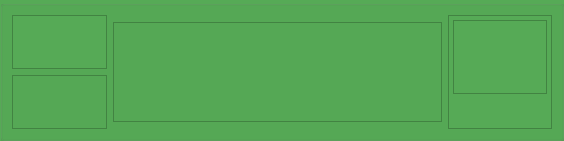
       <widget class="QGroupBox" name="groupBox5" >
        <property name="sizePolicy" >
         <sizepolicy>
          <hsizetype>0</hsizetype>
          <vsizetype>0</vsizetype>
          <horstretch>0</horstretch>
          <verstretch>0</verstretch>
         </sizepolicy>
        </property>
        <property name="palette" >
         <palette>
          <active>
           <colorrole role="WindowText" >
            <brush brushstyle="SolidPattern" >
             <color alpha="255" >
              <red>0</red>
              <green>0</green>
              <blue>0</blue>
             </color>
            </brush>
           </colorrole>
           <colorrole role="Button" >
            <brush brushstyle="SolidPattern" >
             <color alpha="255" >
              <red>221</red>
              <green>223</green>
              <blue>228</blue>
             </color>
            </brush>
           </colorrole>
           <colorrole role="Light" >
            <brush brushstyle="SolidPattern" >
             <color alpha="255" >
              <red>255</red>
              <green>255</green>
              <blue>255</blue>
             </color>
            </brush>
           </colorrole>
           <colorrole role="Midlight" >
            <brush brushstyle="SolidPattern" >
             <color alpha="255" >
              <red>255</red>
              <green>255</green>
              <blue>255</blue>
             </color>
            </brush>
           </colorrole>
           <colorrole role="Dark" >
            <brush brushstyle="SolidPattern" >
             <color alpha="255" >
              <red>85</red>
              <green>85</green>
              <blue>85</blue>
             </color>
            </brush>
           </colorrole>
           <colorrole role="Mid" >
            <brush brushstyle="SolidPattern" >
             <color alpha="255" >
              <red>199</red>
              <green>199</green>
              <blue>199</blue>
             </color>
            </brush>
           </colorrole>
           <colorrole role="Text" >
            <brush brushstyle="SolidPattern" >
             <color alpha="255" >
              <red>0</red>
              <green>0</green>
              <blue>0</blue>
             </color>
            </brush>
           </colorrole>
           <colorrole role="BrightText" >
            <brush brushstyle="SolidPattern" >
             <color alpha="255" >
              <red>255</red>
              <green>255</green>
              <blue>255</blue>
             </color>
            </brush>
           </colorrole>
           <colorrole role="ButtonText" >
            <brush brushstyle="SolidPattern" >
             <color alpha="255" >
              <red>0</red>
              <green>0</green>
              <blue>0</blue>
             </color>
            </brush>
           </colorrole>
           <colorrole role="Base" >
            <brush brushstyle="SolidPattern" >
             <color alpha="255" >
              <red>255</red>
              <green>255</green>
              <blue>255</blue>
             </color>
            </brush>
           </colorrole>
           <colorrole role="Window" >
            <brush brushstyle="SolidPattern" >
             <color alpha="255" >
              <red>86</red>
              <green>170</green>
              <blue>86</blue>
             </color>
            </brush>
           </colorrole>
           <colorrole role="Shadow" >
            <brush brushstyle="SolidPattern" >
             <color alpha="255" >
              <red>0</red>
              <green>0</green>
              <blue>0</blue>
             </color>
            </brush>
           </colorrole>
           <colorrole role="Highlight" >
            <brush brushstyle="SolidPattern" >
             <color alpha="255" >
              <red>103</red>
              <green>141</green>
              <blue>178</blue>
             </color>
            </brush>
           </colorrole>
           <colorrole role="HighlightedText" >
            <brush brushstyle="SolidPattern" >
             <color alpha="255" >
              <red>255</red>
              <green>255</green>
              <blue>255</blue>
             </color>
            </brush>
           </colorrole>
           <colorrole role="Link" >
            <brush brushstyle="SolidPattern" >
             <color alpha="255" >
              <red>0</red>
              <green>0</green>
              <blue>238</blue>
             </color>
            </brush>
           </colorrole>
           <colorrole role="LinkVisited" >
            <brush brushstyle="SolidPattern" >
             <color alpha="255" >
              <red>82</red>
              <green>24</green>
              <blue>139</blue>
             </color>
            </brush>
           </colorrole>
           <colorrole role="AlternateBase" >
            <brush brushstyle="SolidPattern" >
             <color alpha="255" >
              <red>232</red>
              <green>232</green>
              <blue>232</blue>
             </color>
            </brush>
           </colorrole>
          </active>
          <inactive>
           <colorrole role="WindowText" >
            <brush brushstyle="SolidPattern" >
             <color alpha="255" >
              <red>0</red>
              <green>0</green>
              <blue>0</blue>
             </color>
            </brush>
           </colorrole>
           <colorrole role="Button" >
            <brush brushstyle="SolidPattern" >
             <color alpha="255" >
              <red>221</red>
              <green>223</green>
              <blue>228</blue>
             </color>
            </brush>
           </colorrole>
           <colorrole role="Light" >
            <brush brushstyle="SolidPattern" >
             <color alpha="255" >
              <red>255</red>
              <green>255</green>
              <blue>255</blue>
             </color>
            </brush>
           </colorrole>
           <colorrole role="Midlight" >
            <brush brushstyle="SolidPattern" >
             <color alpha="255" >
              <red>255</red>
              <green>255</green>
              <blue>255</blue>
             </color>
            </brush>
           </colorrole>
           <colorrole role="Dark" >
            <brush brushstyle="SolidPattern" >
             <color alpha="255" >
              <red>85</red>
              <green>85</green>
              <blue>85</blue>
             </color>
            </brush>
           </colorrole>
           <colorrole role="Mid" >
            <brush brushstyle="SolidPattern" >
             <color alpha="255" >
              <red>199</red>
              <green>199</green>
              <blue>199</blue>
             </color>
            </brush>
           </colorrole>
           <colorrole role="Text" >
            <brush brushstyle="SolidPattern" >
             <color alpha="255" >
              <red>0</red>
              <green>0</green>
              <blue>0</blue>
             </color>
            </brush>
           </colorrole>
           <colorrole role="BrightText" >
            <brush brushstyle="SolidPattern" >
             <color alpha="255" >
              <red>255</red>
              <green>255</green>
              <blue>255</blue>
             </color>
            </brush>
           </colorrole>
           <colorrole role="ButtonText" >
            <brush brushstyle="SolidPattern" >
             <color alpha="255" >
              <red>0</red>
              <green>0</green>
              <blue>0</blue>
             </color>
            </brush>
           </colorrole>
           <colorrole role="Base" >
            <brush brushstyle="SolidPattern" >
             <color alpha="255" >
              <red>255</red>
              <green>255</green>
              <blue>255</blue>
             </color>
            </brush>
           </colorrole>
           <colorrole role="Window" >
            <brush brushstyle="SolidPattern" >
             <color alpha="255" >
              <red>86</red>
              <green>170</green>
              <blue>86</blue>
             </color>
            </brush>
           </colorrole>
           <colorrole role="Shadow" >
            <brush brushstyle="SolidPattern" >
             <color alpha="255" >
              <red>0</red>
              <green>0</green>
              <blue>0</blue>
             </color>
            </brush>
           </colorrole>
           <colorrole role="Highlight" >
            <brush brushstyle="SolidPattern" >
             <color alpha="255" >
              <red>103</red>
              <green>141</green>
              <blue>178</blue>
             </color>
            </brush>
           </colorrole>
           <colorrole role="HighlightedText" >
            <brush brushstyle="SolidPattern" >
             <color alpha="255" >
              <red>255</red>
              <green>255</green>
              <blue>255</blue>
             </color>
            </brush>
           </colorrole>
           <colorrole role="Link" >
            <brush brushstyle="SolidPattern" >
             <color alpha="255" >
              <red>0</red>
              <green>0</green>
              <blue>238</blue>
             </color>
            </brush>
           </colorrole>
           <colorrole role="LinkVisited" >
            <brush brushstyle="SolidPattern" >
             <color alpha="255" >
              <red>82</red>
              <green>24</green>
              <blue>139</blue>
             </color>
            </brush>
           </colorrole>
           <colorrole role="AlternateBase" >
            <brush brushstyle="SolidPattern" >
             <color alpha="255" >
              <red>232</red>
              <green>232</green>
              <blue>232</blue>
             </color>
            </brush>
           </colorrole>
          </inactive>
          <disabled>
           <colorrole role="WindowText" >
            <brush brushstyle="SolidPattern" >
             <color alpha="255" >
              <red>128</red>
              <green>128</green>
              <blue>128</blue>
             </color>
            </brush>
           </colorrole>
           <colorrole role="Button" >
            <brush brushstyle="SolidPattern" >
             <color alpha="255" >
              <red>221</red>
              <green>223</green>
              <blue>228</blue>
             </color>
            </brush>
           </colorrole>
           <colorrole role="Light" >
            <brush brushstyle="SolidPattern" >
             <color alpha="255" >
              <red>255</red>
              <green>255</green>
              <blue>255</blue>
             </color>
            </brush>
           </colorrole>
           <colorrole role="Midlight" >
            <brush brushstyle="SolidPattern" >
             <color alpha="255" >
              <red>255</red>
              <green>255</green>
              <blue>255</blue>
             </color>
            </brush>
           </colorrole>
           <colorrole role="Dark" >
            <brush brushstyle="SolidPattern" >
             <color alpha="255" >
              <red>85</red>
              <green>85</green>
              <blue>85</blue>
             </color>
            </brush>
           </colorrole>
           <colorrole role="Mid" >
            <brush brushstyle="SolidPattern" >
             <color alpha="255" >
              <red>199</red>
              <green>199</green>
              <blue>199</blue>
             </color>
            </brush>
           </colorrole>
           <colorrole role="Text" >
            <brush brushstyle="SolidPattern" >
             <color alpha="255" >
              <red>199</red>
              <green>199</green>
              <blue>199</blue>
             </color>
            </brush>
           </colorrole>
           <colorrole role="BrightText" >
            <brush brushstyle="SolidPattern" >
             <color alpha="255" >
              <red>255</red>
              <green>255</green>
              <blue>255</blue>
             </color>
            </brush>
           </colorrole>
           <colorrole role="ButtonText" >
            <brush brushstyle="SolidPattern" >
             <color alpha="255" >
              <red>128</red>
              <green>128</green>
              <blue>128</blue>
             </color>
            </brush>
           </colorrole>
           <colorrole role="Base" >
            <brush brushstyle="SolidPattern" >
             <color alpha="255" >
              <red>86</red>
              <green>170</green>
              <blue>86</blue>
             </color>
            </brush>
           </colorrole>
           <colorrole role="Window" >
            <brush brushstyle="SolidPattern" >
             <color alpha="255" >
              <red>86</red>
              <green>170</green>
              <blue>86</blue>
             </color>
            </brush>
           </colorrole>
           <colorrole role="Shadow" >
            <brush brushstyle="SolidPattern" >
             <color alpha="255" >
              <red>0</red>
              <green>0</green>
              <blue>0</blue>
             </color>
            </brush>
           </colorrole>
           <colorrole role="Highlight" >
            <brush brushstyle="SolidPattern" >
             <color alpha="255" >
              <red>86</red>
              <green>117</green>
              <blue>148</blue>
             </color>
            </brush>
           </colorrole>
           <colorrole role="HighlightedText" >
            <brush brushstyle="SolidPattern" >
             <color alpha="255" >
              <red>255</red>
              <green>255</green>
              <blue>255</blue>
             </color>
            </brush>
           </colorrole>
           <colorrole role="Link" >
            <brush brushstyle="SolidPattern" >
             <color alpha="255" >
              <red>0</red>
              <green>0</green>
              <blue>238</blue>
             </color>
            </brush>
           </colorrole>
           <colorrole role="LinkVisited" >
            <brush brushstyle="SolidPattern" >
             <color alpha="255" >
              <red>82</red>
              <green>24</green>
              <blue>139</blue>
             </color>
            </brush>
           </colorrole>
           <colorrole role="AlternateBase" >
            <brush brushstyle="SolidPattern" >
             <color alpha="255" >
              <red>232</red>
              <green>232</green>
              <blue>232</blue>
             </color>
            </brush>
           </colorrole>
          </disabled>
         </palette>
        </property>
        <property name="autoFillBackground" >
         <bool>true</bool>
        </property>
        <property name="title" >
         <string/>
        </property>
        <layout class="QGridLayout" >
         <property name="margin" >
          <number>9</number>
         </property>
         <property name="spacing" >
          <number>6</number>
         </property>
         <item row="0" column="2" >
          <widget class="QFrame" name="frame_4" >
           <property name="sizePolicy" >
            <sizepolicy>
             <hsizetype>0</hsizetype>
             <vsizetype>0</vsizetype>
             <horstretch>0</horstretch>
             <verstretch>0</verstretch>
            </sizepolicy>
           </property>
           <property name="minimumSize" >
            <size>
             <width>104</width>
             <height>114</height>
            </size>
           </property>
           <property name="autoFillBackground" >
            <bool>true</bool>
           </property>
           <property name="frameShape" >
            <enum>QFrame::StyledPanel</enum>
           </property>
           <property name="frameShadow" >
            <enum>QFrame::Raised</enum>
           </property>
           <layout class="QGridLayout" >
            <property name="margin" >
             <number>4</number>
            </property>
            <property name="spacing" >
             <number>4</number>
            </property>
            <item row="0" column="0" >
             <widget class="QFrame" name="frame_Pot" >
              <property name="autoFillBackground" >
               <bool>true</bool>
              </property>
              <property name="frameShape" >
               <enum>QFrame::StyledPanel</enum>
              </property>
              <property name="frameShadow" >
               <enum>QFrame::Raised</enum>
              </property>
              <layout class="QGridLayout" >
               <property name="margin" >
                <number>4</number>
               </property>
               <property name="spacing" >
                <number>0</number>
               </property>
               <item row="0" column="0" >
                <widget class="QLabel" name="label_Pot" >
                 <property name="minimumSize" >
                  <size>
                   <width>0</width>
                   <height>30</height>
                  </size>
                 </property>
                 <property name="maximumSize" >
                  <size>
                   <width>16777215</width>
                   <height>30</height>
                  </size>
                 </property>
                 <property name="autoFillBackground" >
                  <bool>true</bool>
                 </property>
                 <property name="text" >
                  <string/>
                 </property>
                </widget>
               </item>
               <item row="1" column="0" >
                <widget class="QLabel" name="textLabel_Pot" >
                 <property name="minimumSize" >
                  <size>
                   <width>0</width>
                   <height>25</height>
                  </size>
                 </property>
                 <property name="maximumSize" >
                  <size>
                   <width>16777215</width>
                   <height>25</height>
                  </size>
                 </property>
                 <property name="autoFillBackground" >
                  <bool>true</bool>
                 </property>
                </widget>
               </item>
              </layout>
             </widget>
            </item>
            <item row="1" column="0" >
             <layout class="QHBoxLayout" >
              <property name="margin" >
               <number>0</number>
              </property>
              <property name="spacing" >
               <number>4</number>
              </property>
              <item>
               <widget class="QLabel" name="label_Sets" >
                <property name="minimumSize" >
                 <size>
                  <width>0</width>
                  <height>26</height>
                 </size>
                </property>
                <property name="maximumSize" >
                 <size>
                  <width>16777215</width>
                  <height>26</height>
                 </size>
                </property>
               </widget>
              </item>
              <item>
               <widget class="QLabel" name="textLabel_Sets" >
                <property name="minimumSize" >
                 <size>
                  <width>0</width>
                  <height>26</height>
                 </size>
                </property>
                <property name="maximumSize" >
                 <size>
                  <width>16777215</width>
                  <height>26</height>
                 </size>
                </property>
               </widget>
              </item>
             </layout>
            </item>
           </layout>
          </widget>
         </item>
         <item row="0" column="1" >
          <widget class="QFrame" name="frame_5" >
           <property name="sizePolicy" >
            <sizepolicy>
             <hsizetype>0</hsizetype>
             <vsizetype>0</vsizetype>
             <horstretch>0</horstretch>
             <verstretch>0</verstretch>
            </sizepolicy>
           </property>
           <property name="frameShape" >
            <enum>QFrame::StyledPanel</enum>
           </property>
           <property name="frameShadow" >
            <enum>QFrame::Raised</enum>
           </property>
           <layout class="QGridLayout" >
            <property name="margin" >
             <number>9</number>
            </property>
            <property name="spacing" >
             <number>6</number>
            </property>
            <item row="0" column="4" >
             <widget class="QLabel" name="pixmapLabel_cardBoard4" >
              <property name="minimumSize" >
               <size>
                <width>57</width>
                <height>80</height>
               </size>
              </property>
              <property name="maximumSize" >
               <size>
                <width>57</width>
                <height>80</height>
               </size>
              </property>
              <property name="text" >
               <string/>
              </property>
             </widget>
            </item>
            <item row="0" column="3" >
             <widget class="QLabel" name="pixmapLabel_cardBoard3" >
              <property name="minimumSize" >
               <size>
                <width>57</width>
                <height>80</height>
               </size>
              </property>
              <property name="maximumSize" >
               <size>
                <width>57</width>
                <height>80</height>
               </size>
              </property>
              <property name="text" >
               <string/>
              </property>
             </widget>
            </item>
            <item row="0" column="2" >
             <widget class="QLabel" name="pixmapLabel_cardBoard2" >
              <property name="minimumSize" >
               <size>
                <width>57</width>
                <height>80</height>
               </size>
              </property>
              <property name="maximumSize" >
               <size>
                <width>57</width>
                <height>80</height>
               </size>
              </property>
              <property name="text" >
               <string/>
              </property>
             </widget>
            </item>
            <item row="0" column="1" >
             <widget class="QLabel" name="pixmapLabel_cardBoard1" >
              <property name="minimumSize" >
               <size>
                <width>57</width>
                <height>80</height>
               </size>
              </property>
              <property name="maximumSize" >
               <size>
                <width>57</width>
                <height>80</height>
               </size>
              </property>
              <property name="text" >
               <string/>
              </property>
             </widget>
            </item>
            <item row="0" column="0" >
             <widget class="QLabel" name="pixmapLabel_cardBoard0" >
              <property name="minimumSize" >
               <size>
                <width>57</width>
                <height>80</height>
               </size>
              </property>
              <property name="maximumSize" >
               <size>
                <width>57</width>
                <height>80</height>
               </size>
              </property>
              <property name="text" >
               <string/>
              </property>
             </widget>
            </item>
           </layout>
          </widget>
         </item>
         <item row="0" column="0" >
          <layout class="QGridLayout" >
           <property name="margin" >
            <number>0</number>
           </property>
           <property name="spacing" >
            <number>6</number>
           </property>
           <item row="1" column="0" >
            <widget class="QFrame" name="frame_11" >
             <property name="minimumSize" >
              <size>
               <width>95</width>
               <height>16</height>
              </size>
             </property>
             <property name="frameShape" >
              <enum>QFrame::StyledPanel</enum>
             </property>
             <property name="frameShadow" >
              <enum>QFrame::Raised</enum>
             </property>
             <layout class="QGridLayout" >
              <property name="margin" >
               <number>2</number>
              </property>
              <property name="spacing" >
               <number>0</number>
              </property>
              <item rowspan="2" row="0" column="0" >
               <widget class="QLabel" name="textLabel_gameNumber" />
              </item>
             </layout>
            </widget>
           </item>
           <item row="0" column="0" >
            <widget class="QFrame" name="frame_handLabel" >
             <property name="minimumSize" >
              <size>
               <width>95</width>
               <height>36</height>
              </size>
             </property>
             <property name="autoFillBackground" >
              <bool>true</bool>
             </property>
             <property name="frameShape" >
              <enum>QFrame::StyledPanel</enum>
             </property>
             <property name="frameShadow" >
              <enum>QFrame::Raised</enum>
             </property>
             <layout class="QGridLayout" >
              <property name="margin" >
               <number>3</number>
              </property>
              <property name="spacing" >
               <number>0</number>
              </property>
              <item row="0" column="0" >
               <widget class="QLabel" name="textLabel_handLabel" />
              </item>
             </layout>
            </widget>
           </item>
          </layout>
         </item>
        </layout>
       </widget>
